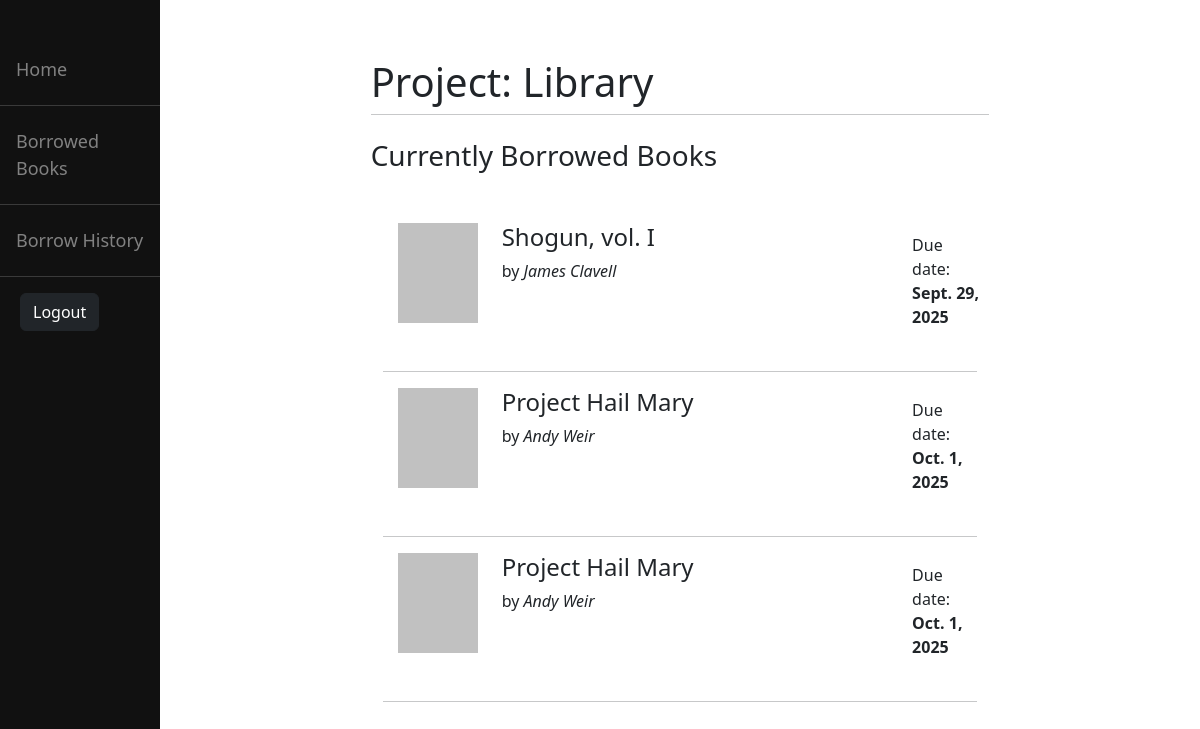
The app's page /library/borrowed/ (signed in), older data.
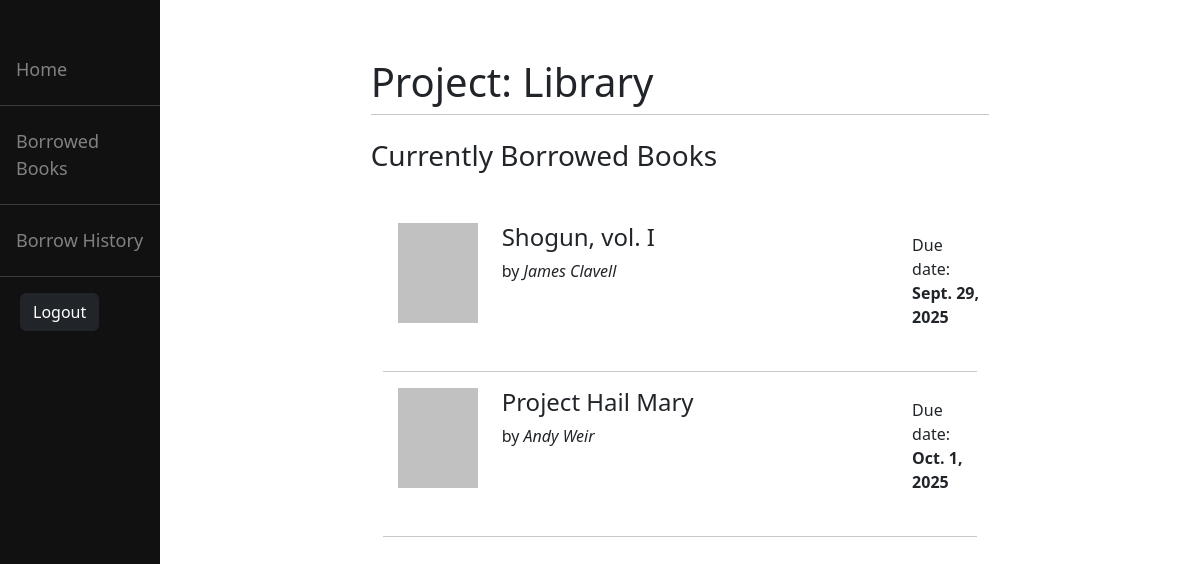
The same page, newer data.
### library/models.py (models this page shows, shortened)
class BorrowRecord(models.Model):
    user = models.ForeignKey(CustomUser, on_delete=models.CASCADE)
    book = models.ForeignKey(Book, on_delete=models.CASCADE)
    date_of_borrowing = models.DateField(auto_now_add=True)
    due_date = models.DateField(null=True, blank=True)
    returned = models.BooleanField(default=False)
    date_of_return = models.DateField(null=True, blank=True)

class Book(models.Model):
    title = models.CharField(max_length=200)
    author = models.CharField(max_length=200)
    publisher = models.CharField(max_length=200)
    year_of_release = models.PositiveIntegerField(default=dt.now().year)
    serial_book_number = models.CharField(max_length=13)
    description = models.TextField(blank=True)
    no_copies = models.PositiveIntegerField(default=1)
    no_available = models.PositiveIntegerField(default=1)

### library/views.py (the view)
# urls.py: path('borrowed/', views.borrowed, name="borrowed"),
@login_required
def borrowed(request):
    if not request.user.is_approved:
        print("Your account is awaiting admin approval.")
        return redirect("pending")
    brs = request.user.borrowrecord_set.all()
    return render(request, "library/borrowed.html", {"brs": brs})

### library/templates/library/borrowed.html (shortened to what this page needs)
{% extends "library/base_library.html" %}
{% block content %}
    <h3 style="margin: 20px 0 50px 0;"> Currently Borrowed Books </h3>
    {% for br in brs %}
        {% if br.returned == False %}
            <div class="container">
                <div class="row">
                    <div class="col">
                        <div style="height:100px; width:80px; background-color: #c1c1c1; margin-left:15px;"></div>
                    </div>
                    <div class="col-8">
                        <h4>{{br.book.title}}</h4>
                        <p>by <em>{{br.book.author}}</em></p>
                    </div>
                    <div class="col" style="padding: 10px">
                        <p>Due date: <br><strong>{{br.due_date}}</strong></p>
                    </div>
                </div>
                <hr>
            </div>
        {% endif %}
    {% endfor %}
{% endblock %}

Row changes from the older to the newer data that the page shows:
no longer on this page (row edited): BorrowRecord: book "Project Hail Mary", book.author "Andy Weir", due_date "Oct. 1, 2025"
